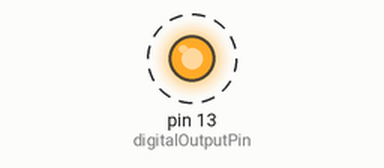
This sketch was run on a simulated Arduino Uno, built with avr-gcc and run on an emulated ATmega328P. On the bench: output pins drawn as LEDs (lit = HIGH). Dashed ring = blinking.

Above: at 0.5 s.
Timing chart, 0 to 4.6 s (numbered marks = the images above):
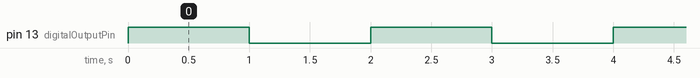

The sketch:

C-blinkWithVariables.ino
```cpp
/*****************************************************************************************
 *    RG 101 - Digital Output   |
 *    Blink With Variables     -∩-
 *                              ∏
 *
 *  This code will turn digital pin 13 on and off at a fixed rate. This code will also
 *  use variables to hold the  pin number and the delay time.
 *
 * For a more in depth explanation of wiring,  this code and more information on using
 * Digital outputs and Arduino check out our Digital Output Tutorial
 * http://learn.robotgeek.com/robotgeek-101-1/189-digital-output-primer.html
 *
 * Important Functions
 *  pinMode()
 *  digitalWrite()
 *  delay()
 *****************************************************************************************/

//by using variables to hold the pin number and delay time, we can change out code much faster
int digitalOutputPin = 13;   //variable integer to hold the pin number that the sketch will control.
int delayTime = 1000;      //variable integer to hold the delay time in milliseconds between the digital output turning on/off.

//setup runs once when the Geekduino/Arduino is turned on
void setup()
{
  pinMode(digitalOutputPin, OUTPUT);  //set pin digitalOutputPin to be an output pin
} //setup() is done, go to loop()

//loop runs forever once setup is complete
void loop()
{
  digitalWrite(digitalOutputPin, HIGH);     //change the pin state to HIGH, turning the pin
  delay(delayTime);                         //wait for delayTime milliseconds (1 second). Pin stays HIGH while the geekduino waites
  digitalWrite(digitalOutputPin, LOW);      //change the pin state to HIGH, turning the pin off
  delay(delayTime);                         //wait for delayTime milliseconds (1 second) Pin stays LOW while the geekduino waits
}//go back to the first line in loop()
```

Measured:
- by itself, pin 13 (digitalOutputPin): alternates HIGH for 1.0 s and LOW for 1.0 s
